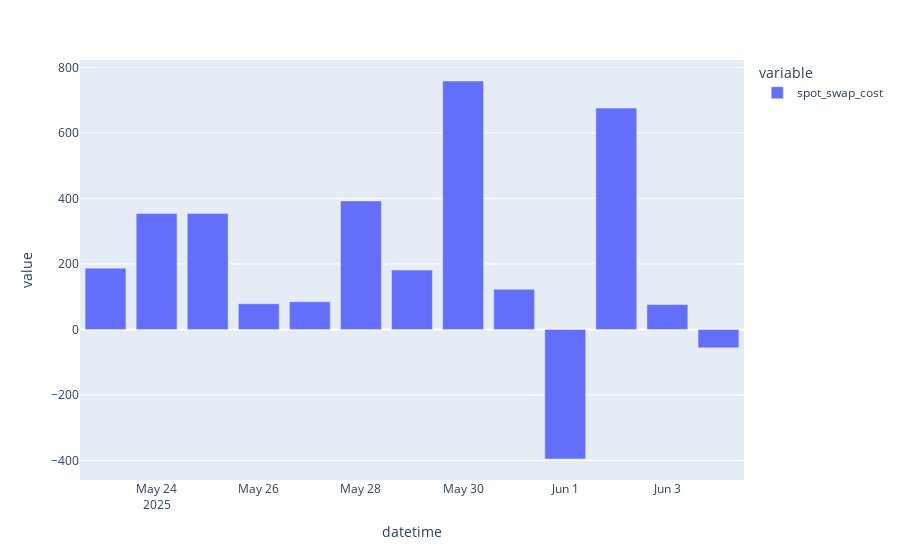

The notebook cell this image was saved under:
### Code cell
px.bar(rebalance_df.resample("1d").sum()["spot_swap_cost"])

### Figure 1 — Plotly figure (JSON) as saved in the notebook; plotly's stock layout.template omitted (floating-point values rounded to 4 significant figures)
{"data": [{"alignmentgroup": "True", "hovertemplate": "variable=spot_swap_cost<br>datetime=%{x}<br>value=%{y}<extra></extra>", "legendgroup": "spot_swap_cost", "marker": {"color": "#636efa", "pattern": {"shape": ""}}, "name": "spot_swap_cost", "offsetgroup": "spot_swap_cost", "orientation": "v", "showlegend": true, "textposition": "auto", "type": "bar", "x": ["2025-05-23T00:00:00+00:00", "2025-05-24T00:00:00+00:00", "2025-05-25T00:00:00+00:00", "2025-05-26T00:00:00+00:00", "2025-05-27T00:00:00+00:00", "2025-05-28T00:00:00+00:00", "2025-05-29T00:00:00+00:00", "2025-05-30T00:00:00+00:00", "2025-05-31T00:00:00+00:00", "2025-06-01T00:00:00+00:00", "2025-06-02T00:00:00+00:00", "2025-06-03T00:00:00+00:00", "2025-06-04T00:00:00+00:00"], "xaxis": "x", "y": [187.2, 353.9, 354.1, 78.6, 84.75, 392.4, 181.2, 758.6, 122.8, -395.6, 675.8, 75.82, -56.11], "yaxis": "y"}], "layout": {"barmode": "relative", "legend": {"title": {"text": "variable"}, "tracegroupgap": 0}, "margin": {"t": 60}, "xaxis": {"anchor": "y", "domain": [0, 1], "title": {"text": "datetime"}}, "yaxis": {"anchor": "x", "domain": [0, 1], "title": {"text": "value"}}}}
